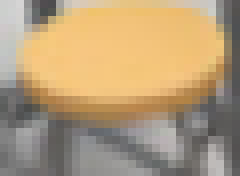
#> input picture assets/cordimages/bottom1w.png, 30 x 22 px (shown 8 times larger)
$ python test.py
#> lines starting #> are read from the running program, lines starting #| are printed output that depends on the picture; after the words box and inside, x2 and y2 are one past the last pixel; in counts of white or black regions, pixels touching at a corner belong together
import cv2
import glob
def getcordlist(image):
    method = cv2.TM_SQDIFF_NORMED
    small = image
    large = cv2.imread('bg.png')
    result = cv2.matchTemplate(small, large, method)
    # We want the minimum squared difference
    mn,_,mnLoc,_ = cv2.minMaxLoc(result)
    # Draw the rectangle:
    # Extract the coordinates of our best match
    xaxis,yaxis = mnLoc
    # Step 2: Get the size of the template. This is the same size as the match.
    trows,tcols = small.shape[:2]
    # getting the mid point of the rectangle that we just create from the image matched area.
    point = (xaxis+int(tcols/2),yaxis+int(trows/2))
    return point

# function ends here


def getimages():
    path = glob.glob("assets/cordimages/*.png")
    # cv_image will store all the images
    cv_img = []
    for img in path:
        n = cv2.imread(img)
#> n is the input picture: shape (22, 30, 3); mean B, G, R 121.5, 155.8, 179
        cv_img.append(n)
#> pass 2 of the loop in getimages, `for img in path:`:
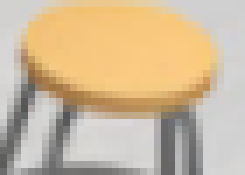
#> input picture assets/cordimages/bottom5w.png, 35 x 25 px (shown 7 times larger)
#> in getimages, n is the input picture: shape (25, 35, 3); mean B, G, R 155.6, 185.7, 206.1
#> pass 3 of the loop in getimages, `for img in path:`:
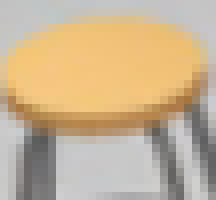
#> input picture assets/cordimages/top1w.png, 27 x 25 px (shown 8 times larger)
#> in getimages, n is the input picture: shape (25, 27, 3); mean B, G, R 147.3, 178.8, 199.9

    # cordinates for storing the points
    cordinates = []
    for i in cv_img:
        p = getcordlist(i)
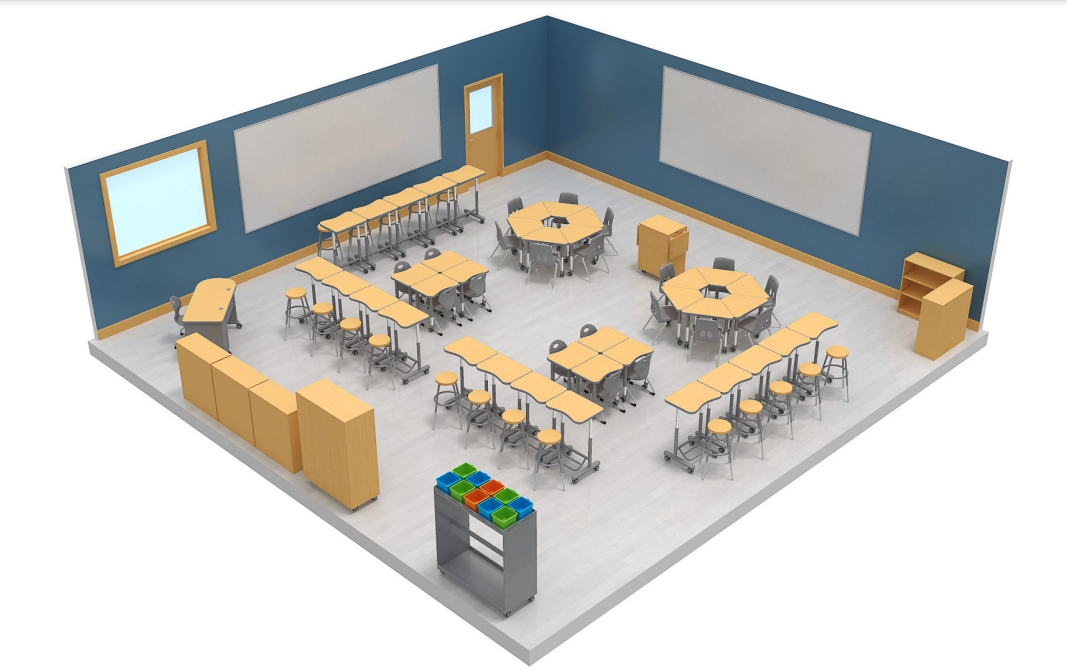
#> input picture bg.png, 1067 x 669 px
#> in getcordlist, large is the input picture: shape (669, 1067, 3); mean B, G, R 199.8, 204.2, 205.1
#> in getcordlist, `result = cv2.matchTemplate(small, large, method)`:
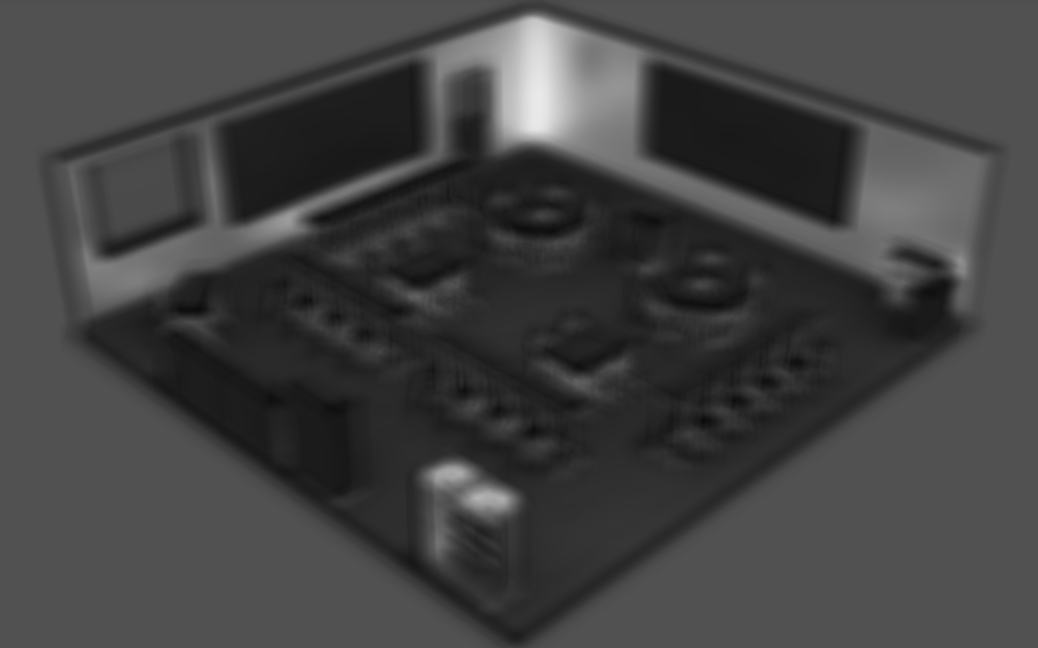
#> result: shape (648, 1038) float32; min 0.0397, max 0.916, mean 0.263
#> in getcordlist, `mn,_,mnLoc,_ = cv2.minMaxLoc(result)`: mn = 0.0397; mnLoc = (703, 420)
#> in getcordlist, `xaxis,yaxis = mnLoc`: xaxis = 703; yaxis = 420
#> in getcordlist, `point = (xaxis+int(tcols/2),yaxis+int(trows/2))`: point = (718, 431)
#> p = (718, 431)
        cordinates.append(p)
#> pass 2 of the loop in getimages, `for i in cv_img:`:
#> in getcordlist (call 2), `result = cv2.matchTemplate(small, large, method)`:
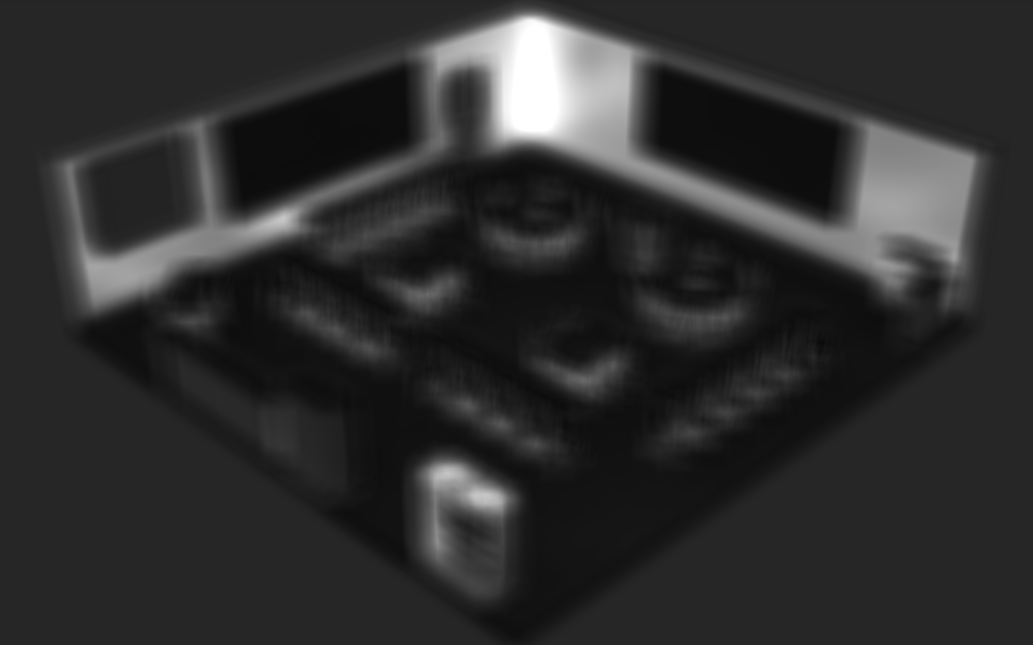
#> result: shape (645, 1033) float32; min 0.0431, max 1, mean 0.182
#> mn = 0.0431; mnLoc = (822, 342)
#> xaxis = 822; yaxis = 342
#> in getcordlist (call 2), `point = (xaxis+int(tcols/2),yaxis+int(trows/2))`: point = (839, 354)
#> pass 3 of the loop in getimages, `for i in cv_img:`:
#> in getcordlist (call 3), `result = cv2.matchTemplate(small, large, method)`:
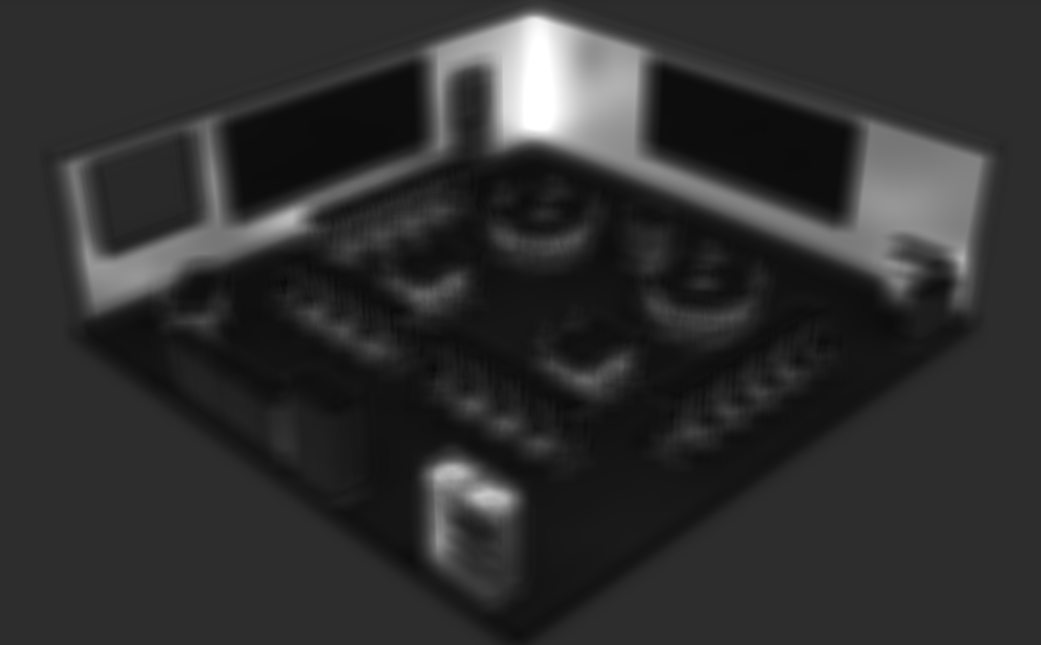
#> result: shape (645, 1041) float32; min 0.0399, max 1, mean 0.188
#> mn = 0.0399; mnLoc = (285, 281)
#> xaxis = 285; yaxis = 281
#> in getcordlist (call 3), `point = (xaxis+int(tcols/2),yaxis+int(trows/2))`: point = (298, 293)
    large = cv2.imread('bg.png')
    print(cordinates)
#| [(718, 431), (839, 354), (298, 293)]
    # [(718, 431), (839, 354), (298, 293), (447, 384), (547, 440)]
    for point in cordinates:
        cv2.circle(large,tuple(point),1,(255,0,0), thickness=10)
#> this loop made 3 passes
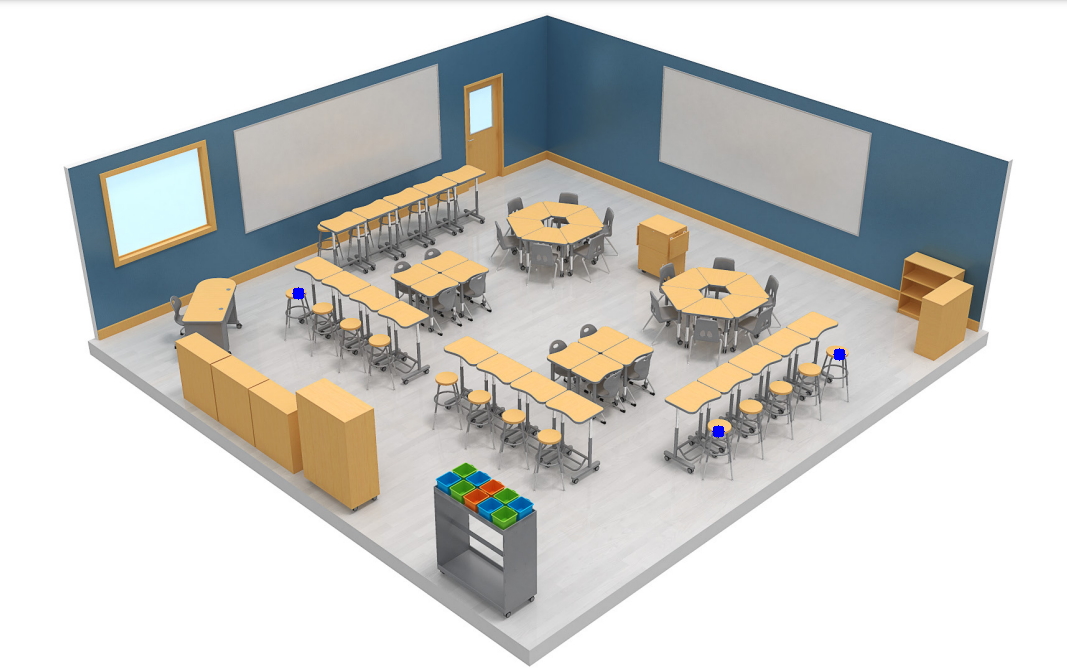
#> large: shape (669, 1067, 3); 0.05% of pixels changed, all inside (x1, y1, x2, y2) = (292, 287, 846, 438)
    cv2.imshow("output",large)
    cv2.waitKey(0)
getimages()
